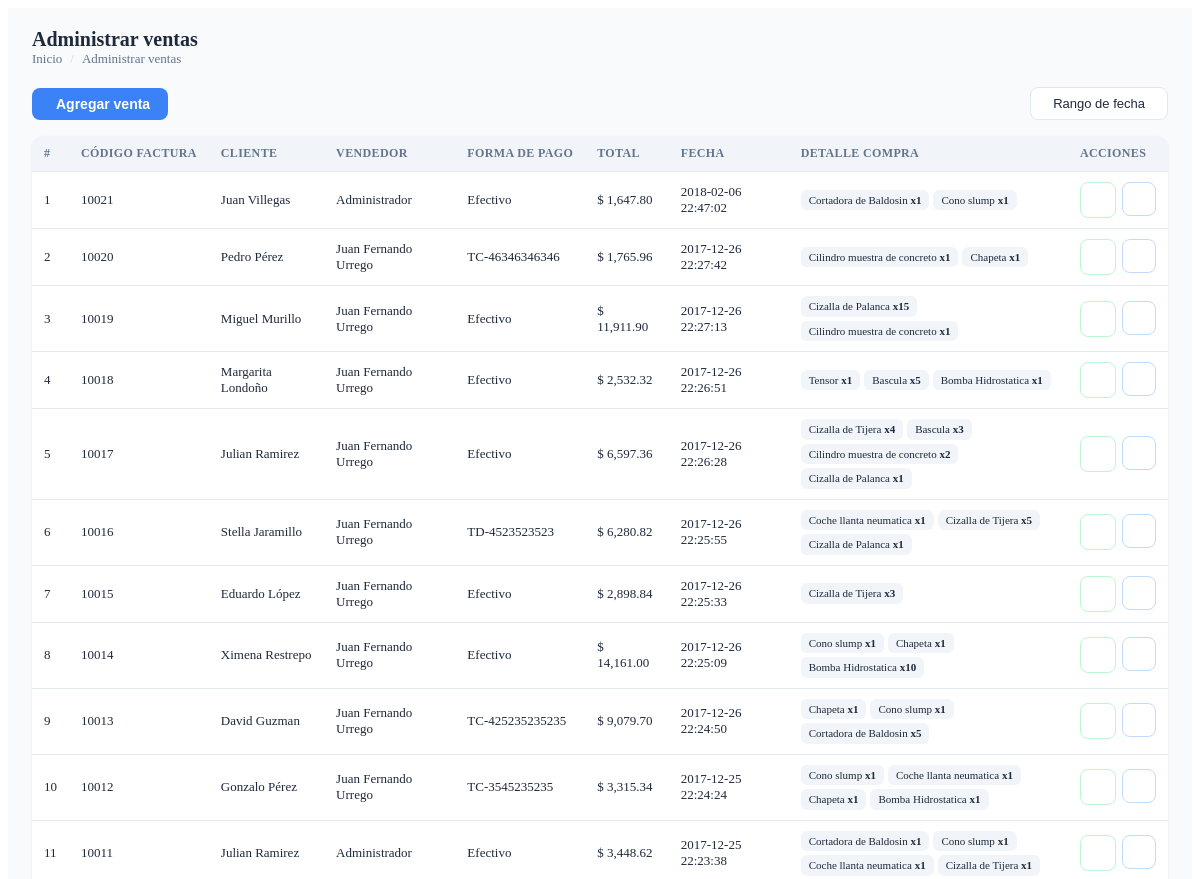
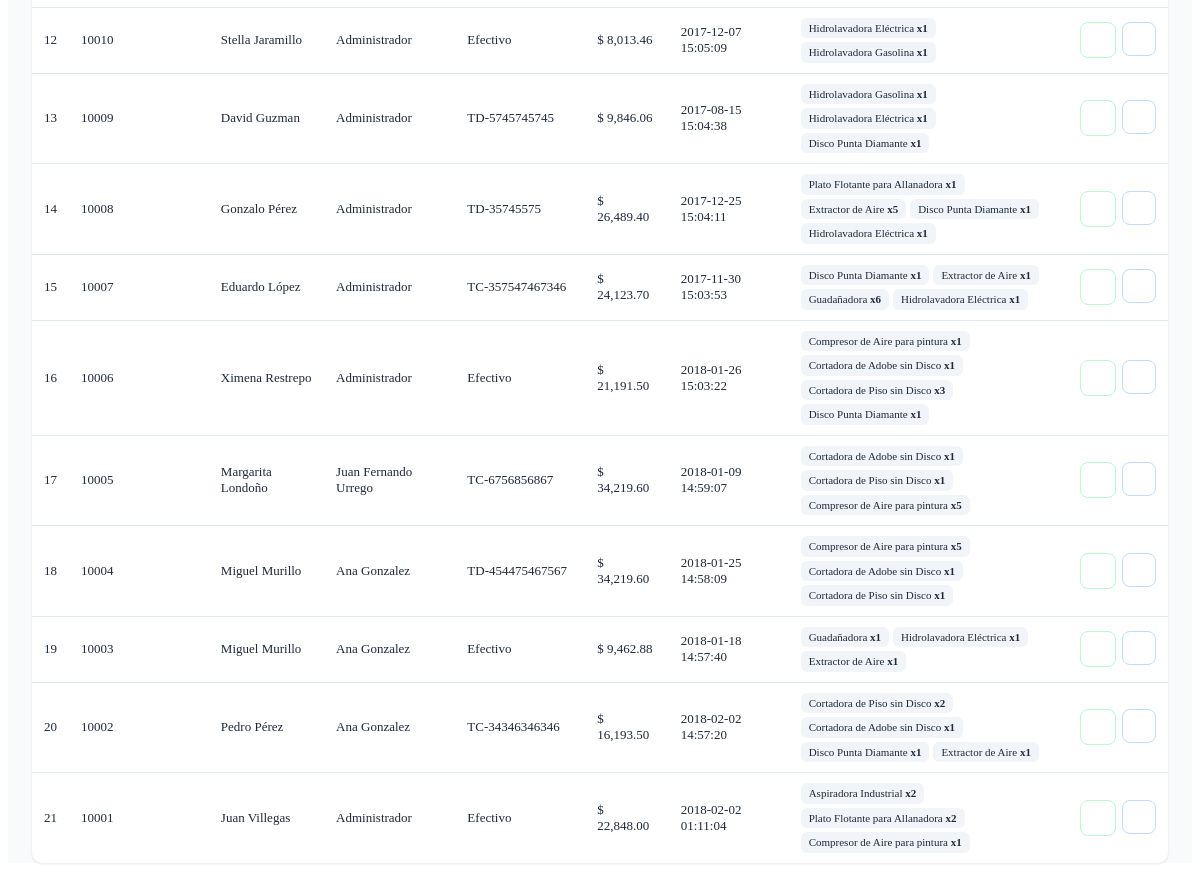
/vistas/modulos/ventas, run on an earlier commit of the app's database (2 pictures, top to bottom).
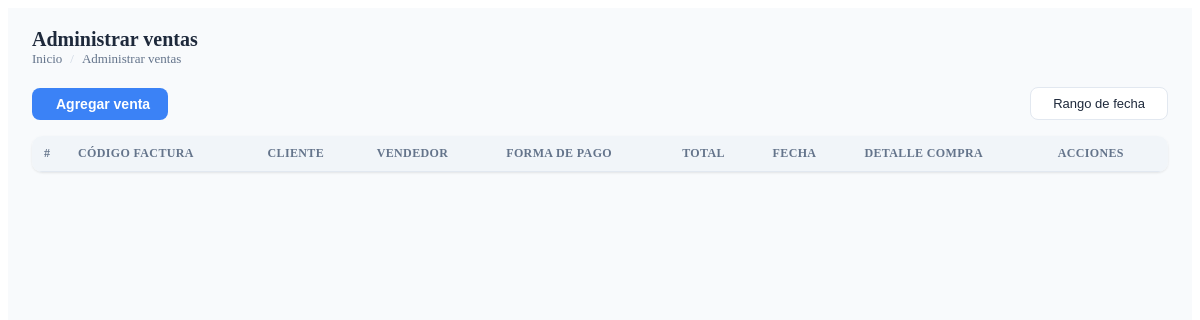
And on a later commit of the database.
### tables this page shows
CREATE TABLE `ventas` (
  `id` int(11) NOT NULL AUTO_INCREMENT,
  `codigo` int(11) NOT NULL,
  `id_cliente` int(11) NOT NULL,
  `id_vendedor` int(11) NOT NULL,
  `productos` text NOT NULL,
  `impuesto` float NOT NULL DEFAULT 0,
  `neto` float NOT NULL DEFAULT 0,
  `total` float NOT NULL DEFAULT 0,
  `metodo_pago` text NOT NULL,
  `fecha` timestamp NOT NULL DEFAULT CURRENT_TIMESTAMP ON UPDATE CURRENT_TIMESTAMP,
  PRIMARY KEY (`id`),
  KEY `idx_ventas_codigo` (`codigo`),
  KEY `idx_ventas_id_cliente` (`id_cliente`),
  KEY `idx_ventas_id_vendedor` (`id_vendedor`),
  KEY `idx_ventas_fecha` (`fecha`)
);

CREATE TABLE `clientes` (
  `id` int(11) NOT NULL AUTO_INCREMENT,
  `nombre` text NOT NULL,
  `documento` int(11) NOT NULL,
  `email` text NOT NULL,
  `telefono` text NOT NULL,
  `direccion` text NOT NULL,
  `fecha_nacimiento` date NOT NULL,
  `tipo_comprobante` varchar(1) NOT NULL DEFAULT 'B',
  `compras` int(11) NOT NULL DEFAULT 0,
  `ultima_compra` datetime DEFAULT NULL,
  `fecha` timestamp NOT NULL DEFAULT CURRENT_TIMESTAMP ON UPDATE CURRENT_TIMESTAMP,
  PRIMARY KEY (`id`),
  KEY `idx_clientes_documento` (`documento`),
  KEY `idx_clientes_nombre` (`nombre`(100))
);

CREATE TABLE `usuarios` (
  `id` int(11) NOT NULL AUTO_INCREMENT,
  `nombre` text NOT NULL,
  `usuario` text NOT NULL,
  `password` text NOT NULL,
  `perfil` text NOT NULL,
  `foto` text NOT NULL,
  `estado` int(11) NOT NULL DEFAULT 1,
  `ultimo_login` datetime DEFAULT NULL,
  `fecha` timestamp NOT NULL DEFAULT CURRENT_TIMESTAMP ON UPDATE CURRENT_TIMESTAMP,
  PRIMARY KEY (`id`),
  KEY `idx_usuarios_usuario` (`usuario`(100))
);

### controladores/ventas.controlador.php (called while the page is built, shortened)
<?php
class ControladorVentas{
	static public function ctrRangoFechasVentas($fechaInicial, $fechaFinal){
		$tabla = "ventas";
		$respuesta = ModeloVentas::mdlRangoFechasVentas($tabla, $fechaInicial, $fechaFinal);
		return $respuesta;
	}
}

### modelos/conexion.php (called while the page is built, shortened)
<?php
class Conexion{
    private static $link = null;
    static public function conectar(){
        if(self::$link === null){
            self::$link = new PDO("mysql:host=" . DB_HOST . ";dbname=" . DB_NAME,
                                  DB_USER,
                                  DB_PASS);
            self::$link->setAttribute(PDO::ATTR_ERRMODE, PDO::ERRMODE_EXCEPTION);
            self::$link->exec("set names utf8");
        }
        return self::$link;
    }
    static public function validarColumna($columna, $tabla){
        $columnasPermitidas = [
            "productos" => ["id", "id_categoria", "codigo", "descripcion", "imagen", "stock", "precio_compra", "precio_venta", "detalle_compra", "ventas", "fecha"],
            "categorias" => ["id", "categoria", "fecha"],
            "clientes" => ["id", "nombre", "documento", "email", "telefono", "direccion", "fecha_nacimiento", "tipo_comprobante", "compras", "ultima_compra", "fecha"],
            "usuarios" => ["id", "nombre", "usuario", "password", "perfil", "foto", "estado", "ultimo_login", "fecha"],
            "ventas" => ["id", "codigo", "id_cliente", "id_vendedor", "productos", "impuesto", "neto", "total", "metodo_pago", "fecha"],
        ];
        return true;
    }
}

### modelos/ventas.modelo.php (called while the page is built, shortened)
<?php
require_once "conexion.php";
class ModeloVentas{
	static public function mdlRangoFechasVentas($tabla, $fechaInicial, $fechaFinal){
		if($fechaInicial == null){
			$stmt = Conexion::conectar()->prepare("SELECT * FROM $tabla ORDER BY id DESC");
			$stmt -> execute();
			return $stmt -> fetchAll();
		}else if($fechaInicial == $fechaFinal){
			$stmt = Conexion::conectar()->prepare("SELECT * FROM $tabla WHERE fecha LIKE :fechaFinal ORDER BY id DESC");
			$fechaLike = '%' . $fechaFinal . '%';
			$stmt -> bindParam(":fechaFinal", $fechaLike, PDO::PARAM_STR);
			$stmt -> execute();
			return $stmt -> fetchAll();
		}
	}
}

### controladores/clientes.controlador.php (called while the page is built, shortened)
<?php
class ControladorClientes{
	static public function ctrMostrarClientes($item, $valor){
		$tabla = "clientes";
		$respuesta = ModeloClientes::mdlMostrarClientes($tabla, $item, $valor);
		return $respuesta;
	}
}

### modelos/clientes.modelo.php (called while the page is built, shortened)
<?php
require_once "conexion.php";
class ModeloClientes{
	static public function mdlMostrarClientes($tabla, $item, $valor){
		if($item != null){
			$stmt = Conexion::conectar()->prepare("SELECT * FROM $tabla WHERE $item = :$item ORDER BY id DESC");
			$stmt -> bindParam(":".$item, $valor, PDO::PARAM_STR);
			$stmt -> execute();
			return $stmt -> fetch();
		}else{
			$stmt = Conexion::conectar()->prepare("SELECT * FROM $tabla ORDER BY id DESC");
			$stmt -> execute();
			return $stmt -> fetchAll();
		}
	}
}

### controladores/usuarios.controlador.php (called while the page is built, shortened)
<?php
class ControladorUsuarios{
	static public function ctrMostrarUsuarios($item, $valor){
		$tabla = "usuarios";
		$respuesta = ModeloUsuarios::MdlMostrarUsuarios($tabla, $item, $valor);
		return $respuesta;
	}
}
?>

### modelos/usuarios.modelo.php (called while the page is built, shortened)
<?php
require_once "conexion.php";
class ModeloUsuarios{
	static public function mdlMostrarUsuarios($tabla, $item, $valor){
		if($item != null){
			$stmt = Conexion::conectar()->prepare("SELECT * FROM $tabla WHERE $item = :$item");
			$stmt -> bindParam(":".$item, $valor, PDO::PARAM_STR);
			$stmt -> execute();
			return $stmt -> fetch();
		}else{
			$stmt = Conexion::conectar()->prepare("SELECT * FROM $tabla");
			$stmt -> execute();
			return $stmt -> fetchAll();
		}
	}
}

### vistas/modulos/ventas.php (the view, shortened to what this page needs)
<div class="content-wrapper ventas-panel">
  <section class="content-header">
    <h1 class="vt-title">
      Administrar ventas
    </h1>
    <ol class="vt-breadcrumb">
      <li><a href="inicio"><i class="fa fa-dashboard"></i> Inicio</a></li>
      <li class="sep">/</li>
      <li>Administrar ventas</li>
    </ol>
  </section>
  <section class="content">
    <div class="vt-header">
      <div class="vt-actions">
        <a href="crear-venta">
          <button class="vt-btn-primary">
            <i class="fa fa-plus"></i> Agregar venta
          </button>
        </a>
      </div>
      <button type="button" class="vt-btn-outline" id="daterange-btn">
        <span>
          <?php
            if(isset($_GET["fechaInicial"])){
              echo htmlspecialchars($_GET["fechaInicial"], ENT_QUOTES, 'UTF-8')." - ".htmlspecialchars($_GET["fechaFinal"], ENT_QUOTES, 'UTF-8');
            }else{
              echo 'Rango de fecha';
            }
          ?>
        </span>
      </button>
    </div>
    <div class="vt-card">
      <div style="overflow-x:auto;">
        <table class="ventas-table dt-responsive tablas" width="100%">
          <thead>
            <tr>
              <th style="width:10px">#</th>
              <th>Código factura</th>
              <th>Cliente</th>
              <th>Vendedor</th>
              <th>Forma de pago</th>
              <th>Total</th>
              <th>Fecha</th>
              <th>Detalle compra</th>
              <th>Acciones</th>
            </tr>
          </thead>
          <tbody>
          <?php
            if(isset($_GET["fechaInicial"])){
              $fechaInicial = $_GET["fechaInicial"];
              $fechaFinal = $_GET["fechaFinal"];
            }else{
              $fechaInicial = null;
              $fechaFinal = null;
            }
            $respuesta = ControladorVentas::ctrRangoFechasVentas($fechaInicial, $fechaFinal);
            foreach ($respuesta as $key => $value) {
              echo '<tr>
                  <td data-label="#">'.($key+1).'</td>
                  <td data-label="Código factura">'.htmlspecialchars($value["codigo"], ENT_QUOTES, 'UTF-8').'</td>';
                  $itemCliente = "id";
                  $valorCliente = $value["id_cliente"];
                  $respuestaCliente = ControladorClientes::ctrMostrarClientes($itemCliente, $valorCliente);
                  echo '<td data-label="Cliente">'.htmlspecialchars(($respuestaCliente ? $respuestaCliente["nombre"] : "Eliminado"), ENT_QUOTES, 'UTF-8').'</td>';
                  $itemUsuario = "id";
                  $valorUsuario = $value["id_vendedor"];
                  $respuestaUsuario = ControladorUsuarios::ctrMostrarUsuarios($itemUsuario, $valorUsuario);
                  echo '<td data-label="Vendedor">'.htmlspecialchars(($respuestaUsuario ? $respuestaUsuario["nombre"] : "Eliminado"), ENT_QUOTES, 'UTF-8').'</td>
                  <td data-label="Forma de pago">'.htmlspecialchars($value["metodo_pago"], ENT_QUOTES, 'UTF-8').'</td>
                  <td data-label="Total">$ '.number_format($value["total"],2).'</td>
                  <td data-label="Fecha">'.htmlspecialchars($value["fecha"], ENT_QUOTES, 'UTF-8').'</td>
                  <td data-label="Detalle compra" style="max-width:280px;">';
                    $productosVenta = json_decode($value["productos"], true);
                    if(is_array($productosVenta)){
                      echo '<div class="vt-tags">';
                      foreach ($productosVenta as $p) {
                        echo '<span class="vt-tag">'.htmlspecialchars($p["descripcion"], ENT_QUOTES, 'UTF-8').' <strong>x'.$p["cantidad"].'</strong></span> ';
                      }
                      echo '</div>';
                    }
                  echo '</td>
                  <td data-label="Acciones">
                    <div class="vt-actions">
                      <a class="vt-btn-icon vt-green" href="vistas/modulos/descargar-reporte.php?reporte=ventas">
                        <i class="fa fa-file-excel-o"></i>
                      </a>
                      <button class="vt-btn-icon vt-blue btnImprimirFactura" codigoVenta="'.$value["codigo"].'">
                        <i class="fa fa-print"></i>
                      </button>
                    </div>
                  </td>
                </tr>';
            }
          ?>
          </tbody>
        </table>
      </div>
    </div>
  </section>
</div>

### vistas/modulos/ventas.php (style rules this page uses)
.ventas-panel { --vt-bg: #f8fafc; --vt-card: #ffffff; --vt-border: #e2e8f0; --vt-text: #1e293b; --vt-muted: #64748b; --vt-accent: #3b82f6; --vt-radius: 10px; --vt-shadow: 0 1px 3px rgba(0,0,0,.06), 0 1px 2px rgba(0,0,0,.04); background: var(--vt-bg); min-height: 100%; }
.ventas-panel .vt-header { display: flex; flex-wrap: wrap; align-items: center; justify-content: space-between; gap: 12px; padding: 20px 24px 0; }
.ventas-panel .vt-header .vt-actions { display: flex; flex-wrap: wrap; align-items: center; gap: 10px; }
.ventas-panel .vt-btn-primary { display: inline-flex; align-items: center; gap: 6px; background: var(--vt-accent); color: #fff; border: none; padding: 8px 18px; border-radius: 8px; font-size: 14px; font-weight: 600; cursor: pointer; transition: background .2s, transform .1s; text-decoration: none; }
.ventas-panel .vt-btn-outline { display: inline-flex; align-items: center; gap: 6px; background: var(--vt-card); color: var(--vt-text); border: 1px solid var(--vt-border); padding: 8px 16px; border-radius: 8px; font-size: 13px; font-weight: 500; cursor: pointer; transition: border-color .2s, box-shadow .2s; }
.ventas-panel .vt-card { background: var(--vt-card); border-radius: var(--vt-radius); box-shadow: var(--vt-shadow); margin: 16px 24px 24px; overflow: hidden; }
.ventas-table { width: 100%; border-collapse: separate; border-spacing: 0; font-size: 13px; color: var(--vt-text); }
.ventas-table thead { background: #f1f5f9; }
.ventas-table thead th { padding: 10px 12px; text-align: left; font-weight: 600; font-size: 12px; text-transform: uppercase; letter-spacing: .03em; color: var(--vt-muted); border-bottom: 1px solid var(--vt-border); white-space: nowrap; }
.ventas-panel .vt-breadcrumb { display: flex; align-items: center; gap: 8px; padding: 0 24px; margin: 0; list-style: none; font-size: 13px; color: var(--vt-muted); }
.ventas-panel .vt-breadcrumb a { color: var(--vt-muted); text-decoration: none; }
.ventas-panel .vt-breadcrumb .sep { color: #cbd5e1; }
.ventas-panel .vt-title { font-size: 20px; font-weight: 700; color: var(--vt-text); margin: 0; padding: 0 24px; padding-top: 20px; }
.ventas-panel .vt-btn-icon { display: inline-flex; align-items: center; justify-content: center; width: 34px; height: 34px; border-radius: 8px; border: 1px solid var(--vt-border); background: var(--vt-card); color: var(--vt-text); cursor: pointer; font-size: 14px; transition: all .2s; text-decoration: none; }
.ventas-panel .vt-btn-icon.vt-green { color: #16a34a; border-color: #bbf7d0; }
.ventas-panel .vt-btn-icon.vt-blue { color: var(--vt-accent); border-color: #bfdbfe; }
.ventas-table tbody tr { transition: background .15s; }
.ventas-table tbody td { padding: 10px 12px; border-bottom: 1px solid var(--vt-border); vertical-align: middle; }
.ventas-table tbody tr:last-child td { border-bottom: none; }
.ventas-table .vt-tags { display: flex; flex-wrap: wrap; gap: 4px; }
.ventas-table .vt-tag { display: inline-block; background: #f1f5f9; padding: 2px 8px; border-radius: 6px; font-size: 11px; line-height: 1.5; white-space: nowrap; }
.ventas-table .vt-actions { display: flex; gap: 6px; }

What changed in the data, as far as the page shows it:
removed ventas: codigo "10021", id_cliente.nombre "Juan Villegas", usuarios.nombre "Administrador", metodo_pago "Efectivo", total "1,647.80", fecha "2018-02-06 22:47:02", descripcion "Cortadora de Baldosin", cantidad "1", descripcion "Cono slump"
removed ventas: codigo "10020", id_cliente.nombre "Pedro Pérez", usuarios.nombre "Juan Fernando Urrego", metodo_pago "TC-46346346346", total "1,765.96", fecha "2017-12-26 22:27:42", descripcion "Cilindro muestra de concreto", cantidad "1", descripcion "Chapeta"
removed ventas: codigo "10019", id_cliente.nombre "Miguel Murillo", usuarios.nombre "Juan Fernando Urrego", metodo_pago "Efectivo", total "11,911.90", fecha "2017-12-26 22:27:13", descripcion "Cizalla de Palanca", cantidad "15", descripcion "Cilindro muestra de concreto", cantidad "1"
removed ventas: codigo "10018", id_cliente.nombre "Margarita Londoño", usuarios.nombre "Juan Fernando Urrego", metodo_pago "Efectivo", total "2,532.32", fecha "2017-12-26 22:26:51", descripcion "Tensor", cantidad "1", descripcion "Bascula", cantidad "5", descripcion "Bomba Hidrostatica"
removed ventas: codigo "10017", id_cliente.nombre "Julian Ramirez", usuarios.nombre "Juan Fernando Urrego", metodo_pago "Efectivo", total "6,597.36", fecha "2017-12-26 22:26:28", descripcion "Cizalla de Tijera", cantidad "4", descripcion "Bascula", cantidad "3", descripcion "Cilindro muestra de concreto", cantidad "2", descripcion "Cizalla de Palanca", cantidad "1"
removed ventas: codigo "10016", id_cliente.nombre "Stella Jaramillo", usuarios.nombre "Juan Fernando Urrego", metodo_pago "TD-4523523523", total "6,280.82", fecha "2017-12-26 22:25:55", descripcion "Coche llanta neumatica", cantidad "1", descripcion "Cizalla de Tijera", cantidad "5", descripcion "Cizalla de Palanca"
removed ventas: codigo "10015", id_cliente.nombre "Eduardo López", usuarios.nombre "Juan Fernando Urrego", metodo_pago "Efectivo", total "2,898.84", fecha "2017-12-26 22:25:33", descripcion "Cizalla de Tijera", cantidad "3"
removed ventas: codigo "10014", id_cliente.nombre "Ximena Restrepo", usuarios.nombre "Juan Fernando Urrego", metodo_pago "Efectivo", total "14,161.00", fecha "2017-12-26 22:25:09", descripcion "Cono slump", cantidad "1", descripcion "Chapeta", descripcion "Bomba Hidrostatica", cantidad "10"
removed ventas: codigo "10013", id_cliente.nombre "David Guzman", usuarios.nombre "Juan Fernando Urrego", metodo_pago "TC-425235235235", total "9,079.70", fecha "2017-12-26 22:24:50", descripcion "Chapeta", cantidad "1", descripcion "Cono slump", descripcion "Cortadora de Baldosin", cantidad "5"
removed ventas: codigo "10012", id_cliente.nombre "Gonzalo Pérez", usuarios.nombre "Juan Fernando Urrego", metodo_pago "TC-3545235235", total "3,315.34", fecha "2017-12-25 22:24:24", descripcion "Cono slump", cantidad "1", descripcion "Coche llanta neumatica", descripcion "Chapeta", descripcion "Bomba Hidrostatica"
removed ventas: codigo "10011", id_cliente.nombre "Julian Ramirez", usuarios.nombre "Administrador", metodo_pago "Efectivo", total "3,448.62", fecha "2017-12-25 22:23:38", descripcion "Cortadora de Baldosin", cantidad "1", descripcion "Cono slump", descripcion "Coche llanta neumatica", descripcion "Cizalla de Tijera"
removed ventas: codigo "10010", id_cliente.nombre "Stella Jaramillo", usuarios.nombre "Administrador", metodo_pago "Efectivo", total "8,013.46", fecha "2017-12-07 15:05:09", descripcion "Hidrolavadora Eléctrica", cantidad "1", descripcion "Hidrolavadora Gasolina"
removed ventas: codigo "10009", id_cliente.nombre "David Guzman", usuarios.nombre "Administrador", metodo_pago "TD-5745745745", total "9,846.06", fecha "2017-08-15 15:04:38", descripcion "Hidrolavadora Gasolina", cantidad "1", descripcion "Hidrolavadora Eléctrica", descripcion "Disco Punta Diamante"
removed ventas: codigo "10008", id_cliente.nombre "Gonzalo Pérez", usuarios.nombre "Administrador", metodo_pago "TD-35745575", total "26,489.40", fecha "2017-12-25 15:04:11", descripcion "Plato Flotante para Allanadora", cantidad "1", descripcion "Extractor de Aire", cantidad "5", descripcion "Disco Punta Diamante", descripcion "Hidrolavadora Eléctrica"
removed ventas: codigo "10007", id_cliente.nombre "Eduardo López", usuarios.nombre "Administrador", metodo_pago "TC-357547467346", total "24,123.70", fecha "2017-11-30 15:03:53", descripcion "Disco Punta Diamante", cantidad "1", descripcion "Extractor de Aire", descripcion "Guadañadora", cantidad "6", descripcion "Hidrolavadora Eléctrica"
removed ventas: codigo "10006", id_cliente.nombre "Ximena Restrepo", usuarios.nombre "Administrador", metodo_pago "Efectivo", total "21,191.50", fecha "2018-01-26 15:03:22", descripcion "Compresor de Aire para pintura", cantidad "1", descripcion "Cortadora de Adobe sin Disco", descripcion "Cortadora de Piso sin Disco", cantidad "3", descripcion "Disco Punta Diamante"
removed ventas: codigo "10005", id_cliente.nombre "Margarita Londoño", usuarios.nombre "Juan Fernando Urrego", metodo_pago "TC-6756856867", total "34,219.60", fecha "2018-01-09 14:59:07", descripcion "Cortadora de Adobe sin Disco", cantidad "1", descripcion "Cortadora de Piso sin Disco", descripcion "Compresor de Aire para pintura", cantidad "5"
removed ventas: codigo "10004", id_cliente.nombre "Miguel Murillo", usuarios.nombre "Ana Gonzalez", metodo_pago "TD-454475467567", total "34,219.60", fecha "2018-01-25 14:58:09", descripcion "Compresor de Aire para pintura", cantidad "5", descripcion "Cortadora de Adobe sin Disco", cantidad "1", descripcion "Cortadora de Piso sin Disco"
removed ventas: codigo "10003", id_cliente.nombre "Miguel Murillo", usuarios.nombre "Ana Gonzalez", metodo_pago "Efectivo", total "9,462.88", fecha "2018-01-18 14:57:40", descripcion "Guadañadora", cantidad "1", descripcion "Hidrolavadora Eléctrica", descripcion "Extractor de Aire"
removed ventas: codigo "10002", id_cliente.nombre "Pedro Pérez", usuarios.nombre "Ana Gonzalez", metodo_pago "TC-34346346346", total "16,193.50", fecha "2018-02-02 14:57:20", descripcion "Cortadora de Piso sin Disco", cantidad "2", descripcion "Cortadora de Adobe sin Disco", cantidad "1", descripcion "Disco Punta Diamante", descripcion "Extractor de Aire"
removed ventas: codigo "10001", id_cliente.nombre "Juan Villegas", usuarios.nombre "Administrador", metodo_pago "Efectivo", total "22,848.00", fecha "2018-02-02 01:11:04", descripcion "Aspiradora Industrial", cantidad "2", descripcion "Plato Flotante para Allanadora", descripcion "Compresor de Aire para pintura", cantidad "1"
